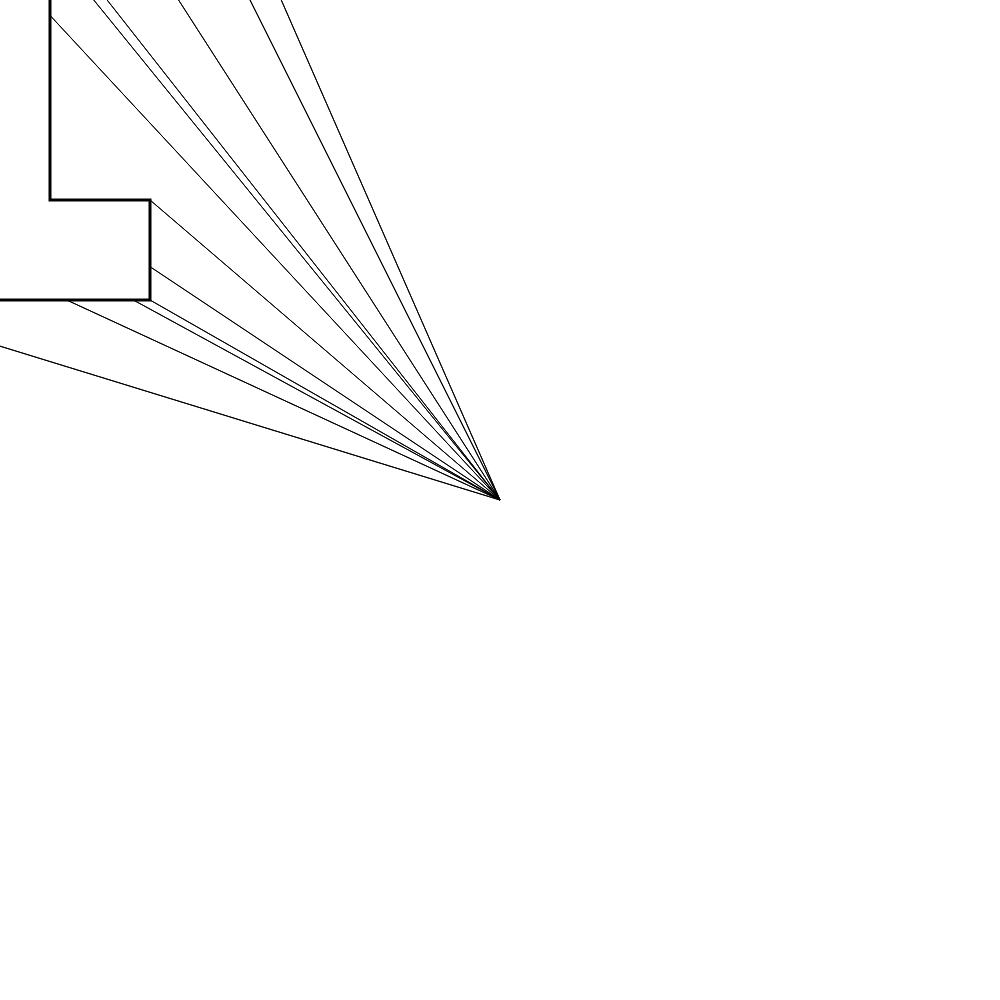
Frame 1 (no input)
Frame 60 (no input): identical to frame 1, image omitted
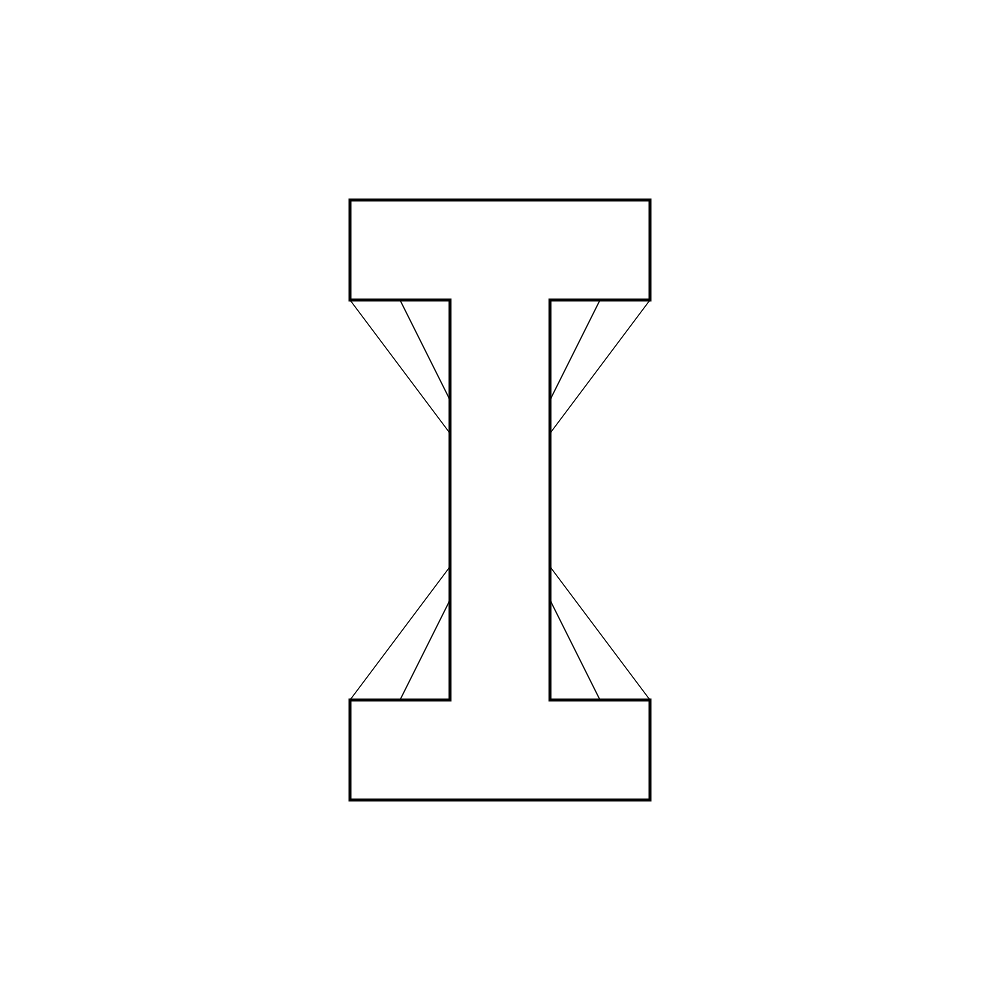
Frame 120 (the mouse pressed at the canvas centre since frame 60)

The p5.js sketch that drew these frames (run headless with seeded random() and noise() and a simulated clock; from frame 60 on, the mouse is pressed at the canvas centre):

// p5.js sketch
// ── sketch.js
let vanishX = 500;
let vanishY= 500;

function setup(){
    createCanvas(1000, 1000);
    background(255);
}

function draw(){
    background(255);
    
    noFill();
    stroke(0);
    strokeWeight(1);

    beginShape();
    vertex(mouseX+150, mouseY-300);
    vertex(mouseX+150, mouseY-200);
    vertex(vanishX, vanishY);
    endShape(CLOSE);

    beginShape();
    vertex(mouseX-150, mouseY-300);
    vertex(mouseX-150, mouseY-200);
    vertex(vanishX, vanishY);
    endShape(CLOSE);
    
    beginShape();
    vertex(mouseX-150, mouseY-300);
    vertex(mouseX+150, mouseY-300)
    vertex(vanishX, vanishY);
    endShape(CLOSE);

    beginShape();
    vertex(mouseX-150, mouseY-200);
    vertex(mouseX-50, mouseY-200);
    vertex(vanishX, vanishY);
    endShape(CLOSE);

    beginShape();
    vertex(mouseX+150, mouseY-200);
    vertex(mouseX+50, mouseY-200);
    vertex(vanishX, vanishY);
    endShape(CLOSE);

    beginShape();
    vertex(mouseX-50, mouseY+200);
    vertex(mouseX-50, mouseY-200);
    vertex(vanishX, vanishY);
    endShape(CLOSE);

    beginShape();
    vertex(mouseX+50, mouseY+200);
    vertex(mouseX+50, mouseY-200);
    vertex(vanishX, vanishY);
    endShape(CLOSE);

    beginShape();
    vertex(mouseX-50, mouseY+200);
    vertex(mouseX-150, mouseY+200);
    vertex(vanishX, vanishY);
    endShape(CLOSE);

    beginShape();
    vertex(mouseX+50, mouseY+200);
    vertex(mouseX+150, mouseY+200);
    vertex(vanishX, vanishY);
    endShape(CLOSE);


    beginShape();
    vertex(mouseX-150, mouseY+200);
    vertex(mouseX-150, mouseY+300);
    vertex(vanishX, vanishY);
    endShape(CLOSE);

    beginShape();
    vertex(mouseX+150, mouseY+200);
    vertex(mouseX+150, mouseY+300);
    vertex(vanishX, vanishY);
    endShape(CLOSE);

    beginShape();
    vertex(mouseX-150, mouseY+300);
    vertex(mouseX+150, mouseY+300);
    vertex(vanishX, vanishY);
    endShape(CLOSE);

    fill(255);
    strokeWeight(3);
    translate(mouseX-150, mouseY-300)
    beginShape();
    vertex(0, 0);
    vertex(300, 0);
    vertex(300, 100);
    vertex(200, 100);
    vertex(200, 500);
    vertex(300, 500);
    vertex(300, 600);
    vertex(0, 600);
    vertex(0, 500);
    vertex(100, 500);
    vertex(100, 100);
    vertex(0, 100);
    endShape(CLOSE);


}

function keyPressed(){

    if (keyIsDown(UP_ARROW)){
        vanishY = vanishY - 5;
    }

    if (keyIsDown(DOWN_ARROW)){
        vanishY = vanishY + 5;
    }

     if (keyIsDown(LEFT_ARROW)){
        vanishX = vanishX - 5;
    }

    if (keyIsDown(RIGHT_ARROW)){
        vanishX = vanishX + 5;
    }

}
